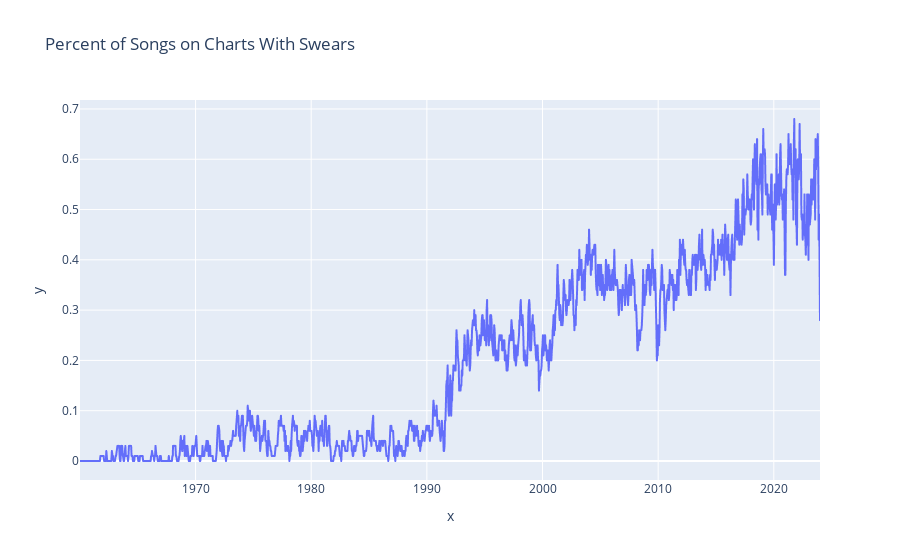

Write notebook code for a chart like this one.
### Code cell
import plotly.express as px

fig = px.line(x = charts.index, y = charts['percent_swear'], title='Percent of Songs on Charts With Swears')
fig.show()

### Figure 1 — Plotly figure (JSON) as saved in the notebook; plotly's stock layout.template omitted (floating-point values rounded to 4 significant figures; data arrays with more than 128 entries replaced by an {"elided": "..."} marker saying what was removed)
{"data": [{"hovertemplate": "x=%{x}<br>y=%{y}<extra></extra>", "legendgroup": "", "line": {"color": "#636efa", "dash": "solid"}, "marker": {"symbol": "circle"}, "mode": "lines", "name": "", "showlegend": false, "type": "scattergl", "x": {"elided": "1660 str values"}, "xaxis": "x", "y": {"elided": "1660 float values"}, "yaxis": "y"}], "layout": {"legend": {"tracegroupgap": 0}, "title": {"text": "Percent of Songs on Charts With Swears"}, "xaxis": {"anchor": "y", "domain": [0, 1], "title": {"text": "x"}}, "yaxis": {"anchor": "x", "domain": [0, 1], "title": {"text": "y"}}}}
